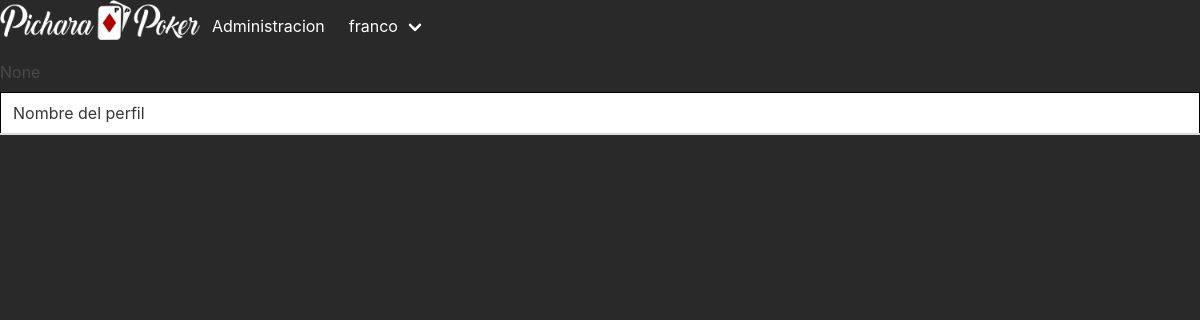
The page /adminusers/View_client/14 (signed in) on the database as committed earlier.
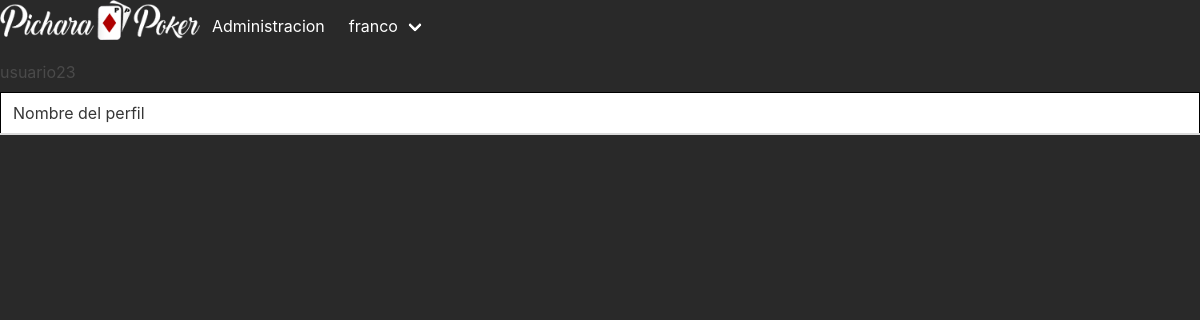
The same page on the database as committed later.
### apps/pokerusers/models.py (models this page shows, shortened)
class ClientPoker(models.Model):
    baseUser = models.OneToOneField(User,related_name="%(class)s",on_delete=models.CASCADE)
    def __str__(self):
        return self.baseUser.username

class User(AbstractUser):
    is_client = models.BooleanField(default=False)
    is_admin = models.BooleanField(default=False)
    cellphone = models.CharField(max_length=12,default='987654321')

### apps/pokerusers/views.py (the view)
# urls.py: path('View_client/<int:client>',ClientView,name='client_view'),
@login_required(login_url=('/'))
def ClientView(request,client):
    user = request.user
    if user.is_authenticated:
        if user.is_client:
            return ClientCV(request,client)
        elif user.is_admin or user.is_staff:
            return AdminCV(request,client)
    else:
        return redirect('principalView')

### apps/pokerusers/models.py (called while the page is built)
    @staticmethod
    def get_client(client):
        try:
            client = ClientPoker.objects.get(id=client)
            return client
        except Exception as e:
            print("Error al obtener el cliente",e)

### apps/pokerusers/views.py (called while the page is built, shortened)
@login_required(login_url=('/'))
def AdminCV(request,client):
    selected = UF.get_client(client)
    profiles = PF.get_my_profiles(client)
    if request.method == 'GET':
        data = request.GET.dict()
    return render(request,'admin/clientePrincipal.html',{'client':selected,'profiles':profiles})

### apps/profilemoves/models.py (called while the page is built)
    @staticmethod
    def get_my_profiles(client):
        profile_list = ClientProfile.objects.filter(clientId_id=client)
        return profile_list

### templates/admin/clientePrincipal.html (shortened to what this page needs)
{% extends 'admin/BaseAdmin.html' %}
{% load static %}
{% block content %}
<h1 class="text-white text-center">{{client}}</h1>
<div class="table table-responsive mt-2 col-6">
    <table class="table table-dark table-striped table-bordered" style="border: 1px solid black;width: 100%;">
        <thead>
            <tr>
                <td class="text-center">Nombre del perfil</td>
            </tr>
        </thead>
    </table>
</div>
{% endblock %}

Rows that differ between the two databases and show on the page:
added ClientPoker: baseUser.username "usuario23"
Other text that changed with them:
{{ client }}: "None" → (not shown)
